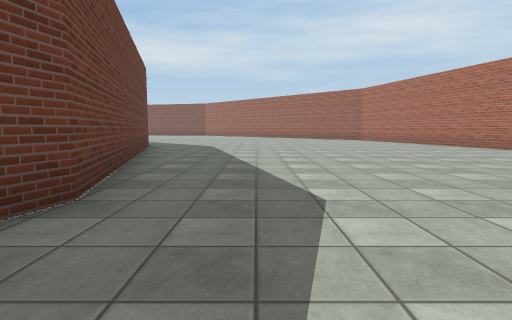
view 1 (above)

17 first-person views from a walk through a Unity game level. The camera is 1.2 m above the floor, tilts 6° down and sees 80° across. The floor is counted in squares, 2 m on a side. Each view is taken from the middle of a square. On the plan, view 1 faces up. The plan holds only what a view shows up to about 9 squares ahead; the rest is blank. The place goes on beyond the plan. Surface patterns are stand-ins for the level's own textures.

view 2
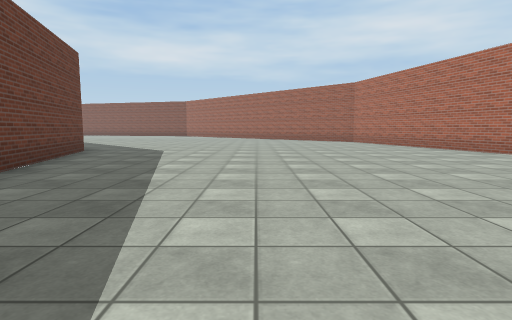

view 3
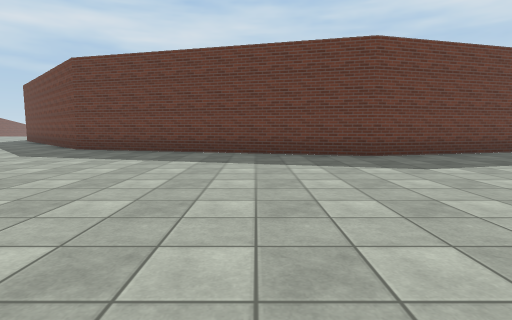

view 4
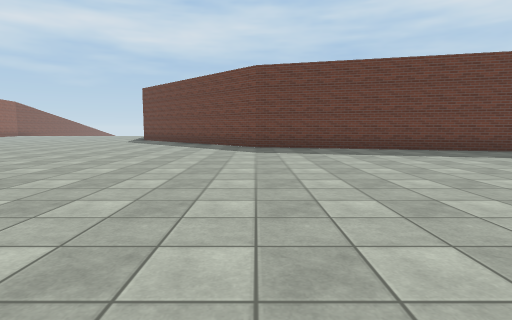

view 5
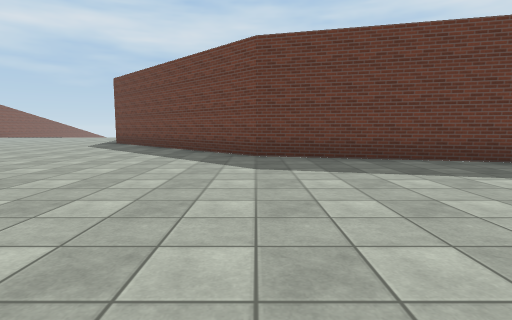

view 6
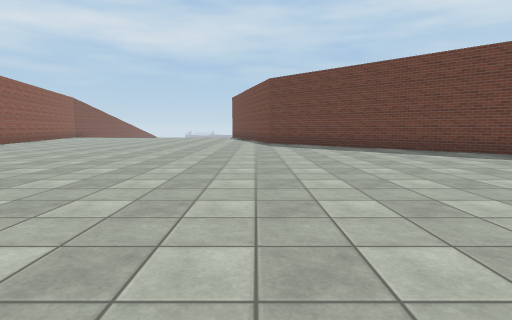

view 7
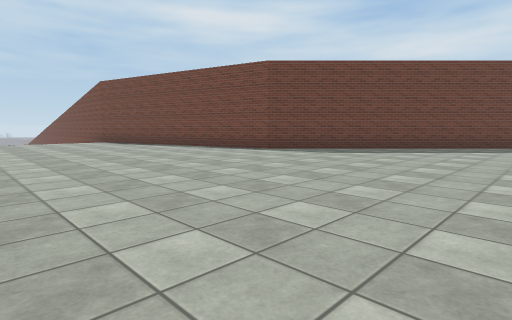

view 8
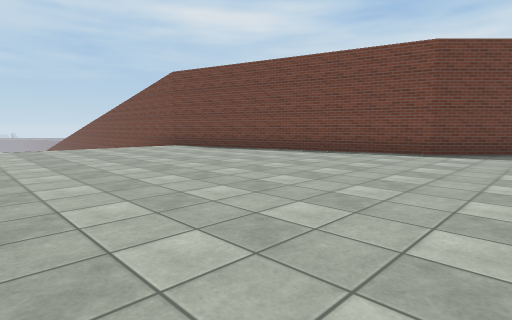

view 9
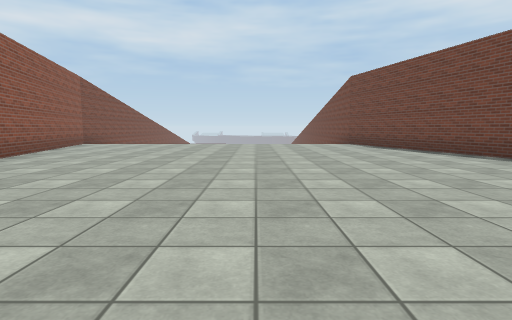

view 10
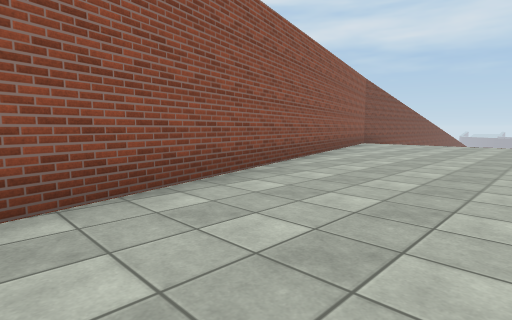

view 11
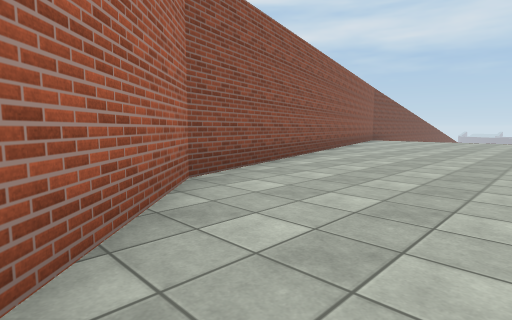

view 12
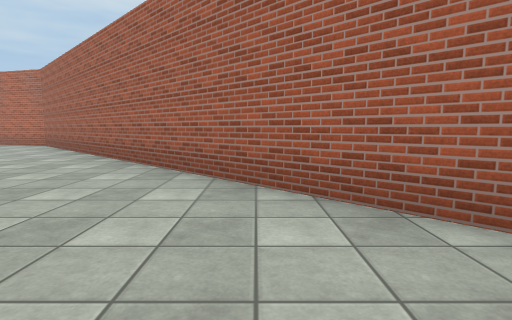

view 13
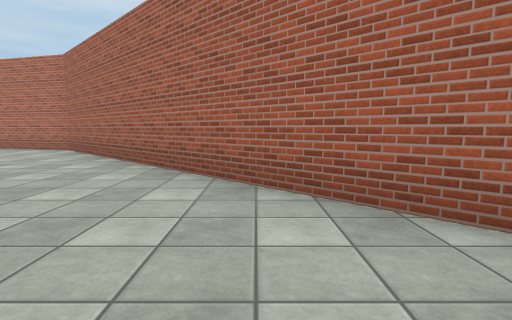

view 14
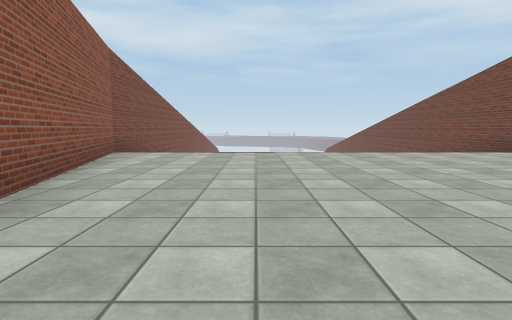

view 15
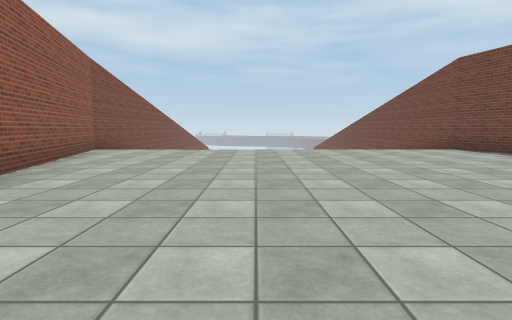

view 16
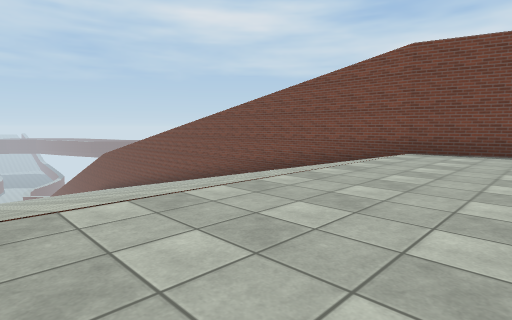

view 17
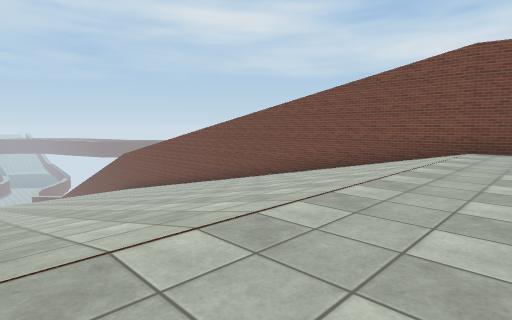

### Floor plan
Key: @ floor where view 1 was taken; # wall or solid block; . main floor; - floor 0.25 m lower than the main floor; _ floor 0.5 m lower than the main floor.
Columns run from 19 left of view 1 to 7 right of it. Each row starts with its distance up from view 1.
 11                ...........#
 10                #..........#
  9                #..........#
  8                ##.........#
  7                 #.........
  6                 #........
  5                 ##......
  4                  #......
  3                  #.....
  2                  #.....
  1                  #......
  0                 ##.@.....
 -1                 #.......
 -2                 #......
 -3                ##.......
 -4                #.........
 -5               ##..........
 -6              ##..........
 -7             ##..........
 -8            ##............#
 -9           ##.............#
-10         ###.............##
-11      ####..............##
-12 ######................##
-13  _-..................##
-14  _-.................##
-15  _-................##
-16  _-...............##
-17  _-..............##
-18  _-.............##
-19  _-............##
-20  _-.........####
-21  _-.....#####
-22  ##.#####

Positions as (right, up) in squares from view 1, and headings:
1: (0, 0), facing up
2: (1, 2), facing up
3: (5, 0), facing left
4: (6, -5), facing left
5: (3, -5), facing left
6: (3, -11), facing left
7: (-3, -17), facing up-left
8: (-7, -18), facing up-left
9: (-5, -16), facing left
10: (-5, -17), facing down-left
11: (-2, -16), facing down-left
12: (-5, -17), facing right
13: (-3, -15), facing right
14: (-9, -19), facing left
15: (-8, -18), facing left
16: (-14, -20), facing up-left
17: (-15, -21), facing up-left
